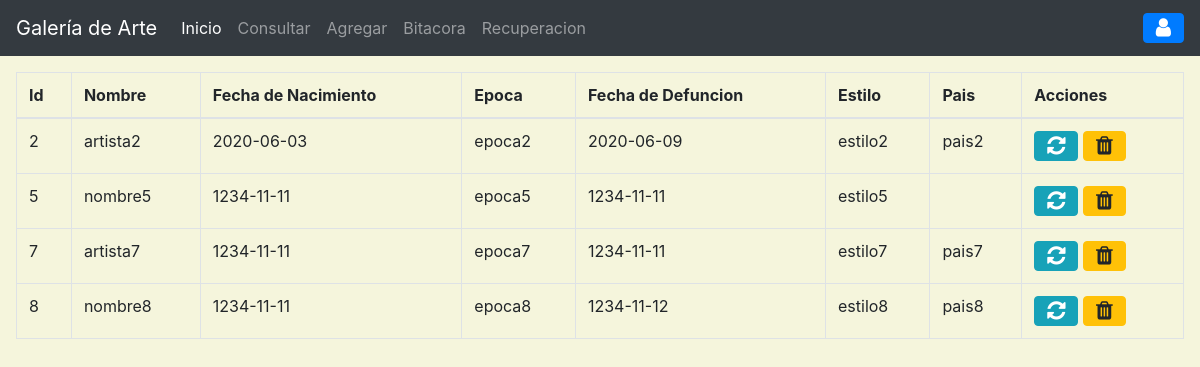
The page /?c=Artista on the database as committed earlier.
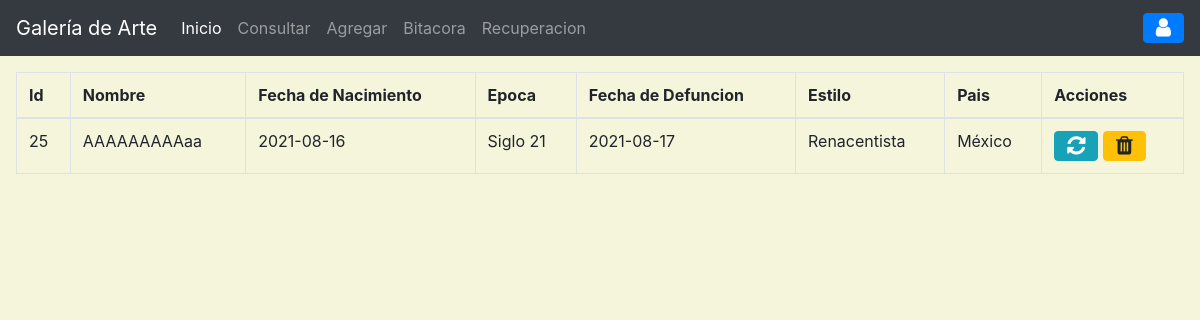
The same page on the database as committed later.
### tables this page shows
CREATE TABLE `artista` (
  `idobj` int(11) NOT NULL,
  `nomArt` varchar(25) DEFAULT NULL,
  `fechNacArt` date DEFAULT NULL,
  `epocArt` varchar(25) DEFAULT NULL,
  `fechDefArt` date DEFAULT NULL,
  `estArt` varchar(30) DEFAULT NULL,
  `paisArt` varchar(25) DEFAULT NULL,
  KEY `fk_art_obj` (`idobj`),
  CONSTRAINT `fk_art_obj` FOREIGN KEY (`idobj`) REFERENCES `objetoarte` (`idobj`) ON DELETE CASCADE ON UPDATE CASCADE
);

### controller/artista.controlador.php (called while the page is built, shortened)
<?php
require_once('model/artista.php');
class ArtistaControlador
{
    public function __CONSTRUCT(){
        $this->modelo = new Artista();
    }
    public function Inicio(){
        require_once "View/header.php";
        require_once "View/artista/index.php";
        require_once "View/footer.php";
    }
}
?>

### model/conexion.php (called while the page is built, shortened)
<?php
class BaseDeDatos
{
    public static function Conectar(){
        try {
            $conexion = new PDO("mysql:host=".self::servidor.";dbname="
            .self::basedatos.";charset=utf8",self::usuario,self::password);
            $conexion->setAttribute(PDO::ATTR_ERRMODE,PDO::ERRMODE_EXCEPTION);
            return $conexion;
        } catch (PDOException $e) {
            return "Fallo la conexion a la base de datos".$e->getMessage();
        }
    }
}
?>

### model/artista.php (called while the page is built, shortened)
<?php
class Artista
{
    private $pdo;
    public function __CONSTRUCT(){
        $this->pdo = BaseDeDatos::Conectar();
    }
    public function getArtista(){
        try {
            $sql = "SELECT * FROM artista";
            $consulta = $this->pdo->prepare($sql);
            $consulta->execute();
            return $consulta->fetchAll(PDO::FETCH_OBJ);
        } catch (Exception $e) {
            die($e->getMessage());
        }
    }
}
?>

### view/artista/index.php (the view, shortened to what this page needs)
<main class="app-content m-3">
      <div class="row">
        <div class="col-md-12">
          <div class="tile">
            <div class="tile-body">
              <table class="table table-hover table-bordered" id="sampleTable">
                <thead>
                  <tr>
                    <th>Id</th>
                    <th>Nombre</th>
                    <th>Fecha de Nacimiento</th>
                    <th>Epoca</th>
                    <th>Fecha de Defuncion</th>
                    <th>Estilo</th>
                    <th>Pais</th>
                    <th>Acciones</th>
                  </tr>
                  <tbody>
                    <?php
                        foreach ($this->modelo->getArtista() as $Arti):
                    ?>
                    <tr>
                        <td><?= $Arti->idobj?></td>
                        <td><?= $Arti->nomArt?></td>
                        <td><?= $Arti->fechNacArt?></td>
                        <td><?= $Arti->epocArt?></td>
                        <td><?= $Arti->fechDefArt?></td>
                        <td><?= $Arti->estArt?></td>
                        <td><?= $Arti->paisArt?></td>
                        <td>
                          <a href="?c=Artista&a=FormAgregar&id=<?=$Arti->idobj?>" class="btn btn-info btn-flat">
                            <i class="fa fa-lg fa-refresh"></i>
                          </a>
                          <a  class="btn btn-warning btn-flat"
                              data-toggle="modal"
                              data-target="#exampleModal"
                              data-id="<?=$Arti->idobj?>">
                            <i class="fa fa-lg fa-trash"></i>
                          </a>
                        </td>
                    </tr>
                    <?php endforeach; ?>
                  </tbody>
                </thead>
              </table>
            </div>
          </div>
        </div>
      </div>
    </main>

Rows that differ between the two databases and show on the page:
removed artista: idobj "2", nomArt "artista2", fechNacArt "2020-06-03", epocArt "epoca2", fechDefArt "2020-06-09", estArt "estilo2", paisArt "pais2"
removed artista: idobj "5", nomArt "nombre5", fechNacArt "1234-11-11", epocArt "epoca5", fechDefArt "1234-11-11", estArt "estilo5"
removed artista: idobj "7", nomArt "artista7", fechNacArt "1234-11-11", epocArt "epoca7", fechDefArt "1234-11-11", estArt "estilo7", paisArt "pais7"
removed artista: idobj "8", nomArt "nombre8", fechNacArt "1234-11-11", epocArt "epoca8", fechDefArt "1234-11-12", estArt "estilo8", paisArt "pais8"
added artista: idobj "25", nomArt "AAAAAAAAAaa", fechNacArt "2021-08-16", epocArt "Siglo 21", fechDefArt "2021-08-17", estArt "Renacentista", paisArt "México"
